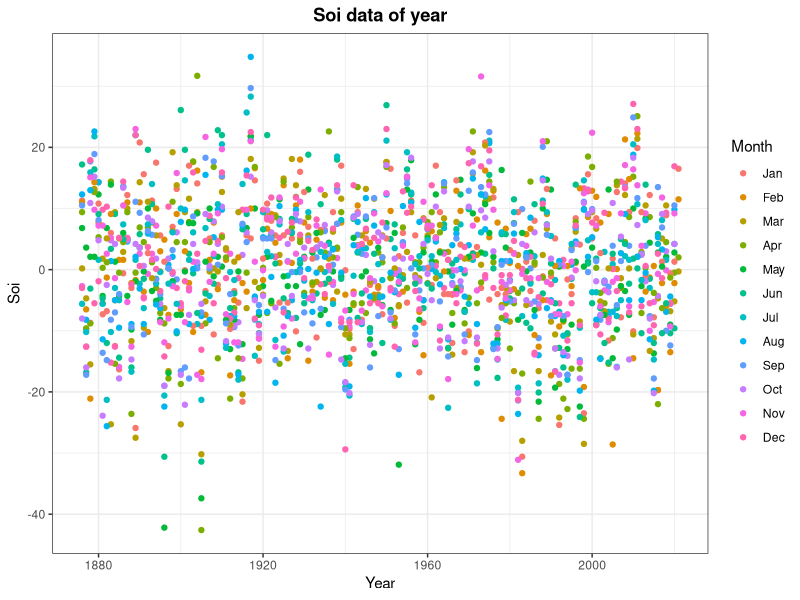

Generate this figure with R:
library(tidyverse)

# S1
# Q1.1
df_soi_w <- read_csv("soi_data_wide.csv")

cols_names <- names(df_soi_w)

cols_names <- cols_names[- 1]

df_soi <- pivot_longer(df_soi_w, cols = cols_names, names_to = "Month", values_to = "Soi")
head(df_soi, 3)

# Q1.2
month_levels <- c("Jan", "Feb", "Mar", "Apr", "May", "Jun", "Jul", "Aug", "Sep", "Oct", "Nov", "Dec")
ggplot(data = df_soi, aes(x = Year, y = Soi)) +
  geom_point(aes(colour = factor(Month, levels = month_levels))) +
  theme_bw() +
  labs(colour = "Month",
       title = "Soi data of year") +
  theme(plot.title=element_text( hjust=0.5, face='bold'))

# Q1.3
summer_months = c("Dec", "Jan", "Feb")
df_soi <- df_soi %>%
  mutate(Season = NA_character_) %>%
  mutate(Season = if_else(Month %in% summer_months, "Summer", Season))
